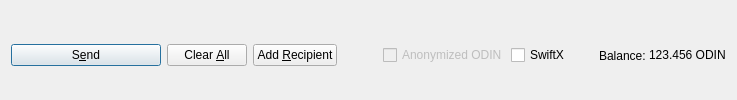
         <widget class="QFrame" name="frame_Send">
          <layout class="QHBoxLayout" name="horizontalLayout">
           <property name="bottomMargin">
            <number>0</number>
           </property>
           <item>
            <widget class="QPushButton" name="sendButton">
             <property name="minimumSize">
              <size>
               <width>150</width>
               <height>0</height>
              </size>
             </property>
             <property name="toolTip">
              <string>Confirm the send action</string>
             </property>
             <property name="text">
              <string>S&amp;end</string>
             </property>
             <property name="icon">
              <iconset>
               <normaloff>:/icons/send_dark</normaloff>:/icons/send_dark</iconset>
             </property>
             <property name="autoDefault">
              <bool>false</bool>
             </property>
             <property name="default">
              <bool>true</bool>
             </property>
            </widget>
           </item>
           <item>
            <widget class="QPushButton" name="clearButton">
             <property name="sizePolicy">
              <sizepolicy hsizetype="Minimum" vsizetype="Fixed">
               <horstretch>0</horstretch>
               <verstretch>0</verstretch>
              </sizepolicy>
             </property>
             <property name="toolTip">
              <string>Clear all fields of the form.</string>
             </property>
             <property name="text">
              <string>Clear &amp;All</string>
             </property>
             <property name="icon">
              <iconset>
               <normaloff>:/icons/remove</normaloff>:/icons/remove</iconset>
             </property>
             <property name="autoDefault">
              <bool>false</bool>
             </property>
            </widget>
           </item>
           <item>
            <widget class="QPushButton" name="addButton">
             <property name="toolTip">
              <string>Send to multiple recipients at once</string>
             </property>
             <property name="text">
              <string>Add &amp;Recipient</string>
             </property>
             <property name="icon">
              <iconset>
               <normaloff>:/icons/add</normaloff>:/icons/add</iconset>
             </property>
             <property name="autoDefault">
              <bool>false</bool>
             </property>
            </widget>
           </item>
           <item>
            <spacer name="horizontalSpacer">
             <property name="orientation">
              <enum>Qt::Horizontal</enum>
             </property>
             <property name="sizeHint" stdset="0">
              <size>
               <width>40</width>
               <height>20</height>
              </size>
             </property>
            </spacer>
           </item>
           <item>
            <layout class="QHBoxLayout" name="horizontalLayout_2">
             <property name="spacing">
              <number>3</number>
             </property>
             <item>
              <widget class="QCheckBox" name="checkzODIN">
               <property name="enabled">
                <bool>false</bool>
               </property>
               <property name="text">
                <string>Anonymized ODIN</string>
               </property>
              </widget>
             </item>
             <item>
              <widget class="QCheckBox" name="checkSwiftTX">
               <property name="enabled">
                <bool>true</bool>
               </property>
               <property name="minimumSize">
                <size>
                 <width>85</width>
                 <height>0</height>
                </size>
               </property>
               <property name="text">
                <string>SwiftX</string>
               </property>
              </widget>
             </item>
             <item>
              <widget class="QLabel" name="label">
               <property name="text">
                <string>Balance:</string>
               </property>
              </widget>
             </item>
             <item>
              <widget class="QLabel" name="labelBalance">
               <property name="sizePolicy">
                <sizepolicy hsizetype="Preferred" vsizetype="Fixed">
                 <horstretch>0</horstretch>
                 <verstretch>0</verstretch>
                </sizepolicy>
               </property>
               <property name="cursor">
                <cursorShape>IBeamCursor</cursorShape>
               </property>
               <property name="text">
                <string notr="true">123.456 ODIN</string>
               </property>
               <property name="textInteractionFlags">
                <set>Qt::LinksAccessibleByMouse|Qt::TextSelectableByKeyboard|Qt::TextSelectableByMouse</set>
               </property>
              </widget>
             </item>
            </layout>
           </item>
          </layout>
         </widget>
